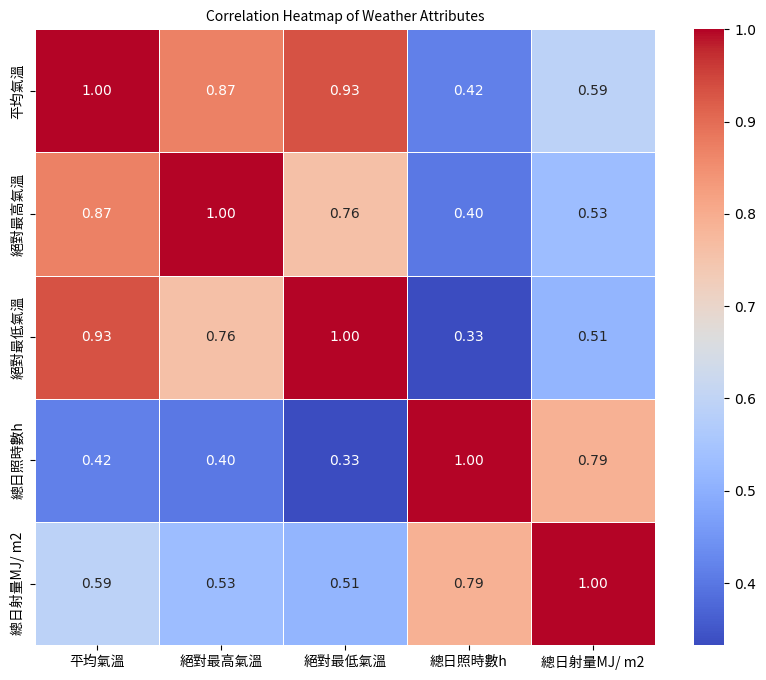

The script that saved this image:
import pandas as pd
import seaborn as sns
import matplotlib.pyplot as plt
from matplotlib.font_manager import FontProperties
import os

# 加載 CSV 文件
file_path = os.path.join('processed_data_v2.csv')
data = pd.read_csv(file_path)

# Convert all relevant columns to float
columns_to_convert = ['平均氣溫', '絕對最高氣溫', '絕對最低氣溫', '總日照時數h', '總日射量MJ/ m2']
for col in columns_to_convert:
    data[col] = data[col].apply(pd.to_numeric, errors='coerce')

# Drop rows with any NaN values in the relevant columns
data = data.dropna(subset=columns_to_convert)

# Calculate the correlation matrix
correlation_matrix = data[columns_to_convert].corr()

# Load the custom font
font_path = os.path.join('ChocolateClassicalSans-Regular.ttf')
font_properties = FontProperties(fname=font_path)

# Update the font properties for matplotlib
plt.rcParams['font.family'] = font_properties.get_name()

# Generate a heatmap
plt.figure(figsize=(10, 8))
sns.heatmap(correlation_matrix, annot=True, fmt=".2f", cmap="coolwarm", linewidths=0.5)

# Set titles and labels with the custom font
plt.title('Correlation Heatmap of Weather Attributes', fontproperties=font_properties)
plt.xticks(fontproperties=font_properties)
plt.yticks(fontproperties=font_properties)

# save png
output_path = os.path.join('heatmap.png')
plt.savefig(output_path, bbox_inches='tight')

plt.show()
